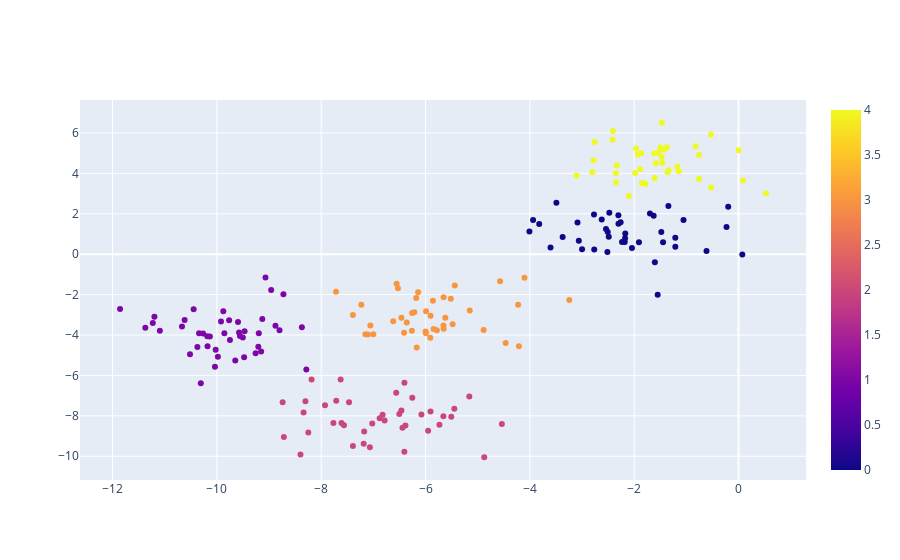

Here is the notebook cell this chart was saved with:
### Code cell
graphic1 = px.scatter(x=X[:, 0], y=X[:, 1], color=labels, title="KMeans Clustering")
graphic2 = px.scatter(x=centers[:, 0], y=centers[:, 1], color=range(5), title="KMeans Clustering")
graphic3 = go.Figure(data=[graphic1.data[0], graphic2.data[0]])
graphic3.show()

### Figure 1 — Plotly figure (JSON) as saved in the notebook; plotly's stock layout.template omitted (floating-point values rounded to 4 significant figures; data arrays with more than 128 entries replaced by an {"elided": "..."} marker saying what was removed)
{"data": [{"hovertemplate": "x=%{x}<br>y=%{y}<br>color=%{marker.color}<extra></extra>", "legendgroup": "", "marker": {"color": {"elided": "200 int values"}, "coloraxis": "coloraxis", "symbol": "circle"}, "mode": "markers", "name": "", "orientation": "v", "showlegend": false, "type": "scatter", "x": {"elided": "200 float values"}, "xaxis": "x", "y": {"elided": "200 float values"}, "yaxis": "y"}, {"hovertemplate": "x=%{x}<br>y=%{y}<br>color=%{marker.color}<extra></extra>", "legendgroup": "", "marker": {"color": [0, 1, 2, 3, 4], "coloraxis": "coloraxis", "symbol": "circle"}, "mode": "markers", "name": "", "orientation": "v", "showlegend": false, "type": "scatter", "x": [-2.171, -9.856, -6.88, -5.904, -1.583], "xaxis": "x", "y": [1.026, -3.91, -8.116, -3.045, 4.505], "yaxis": "y"}], "layout": {}}
